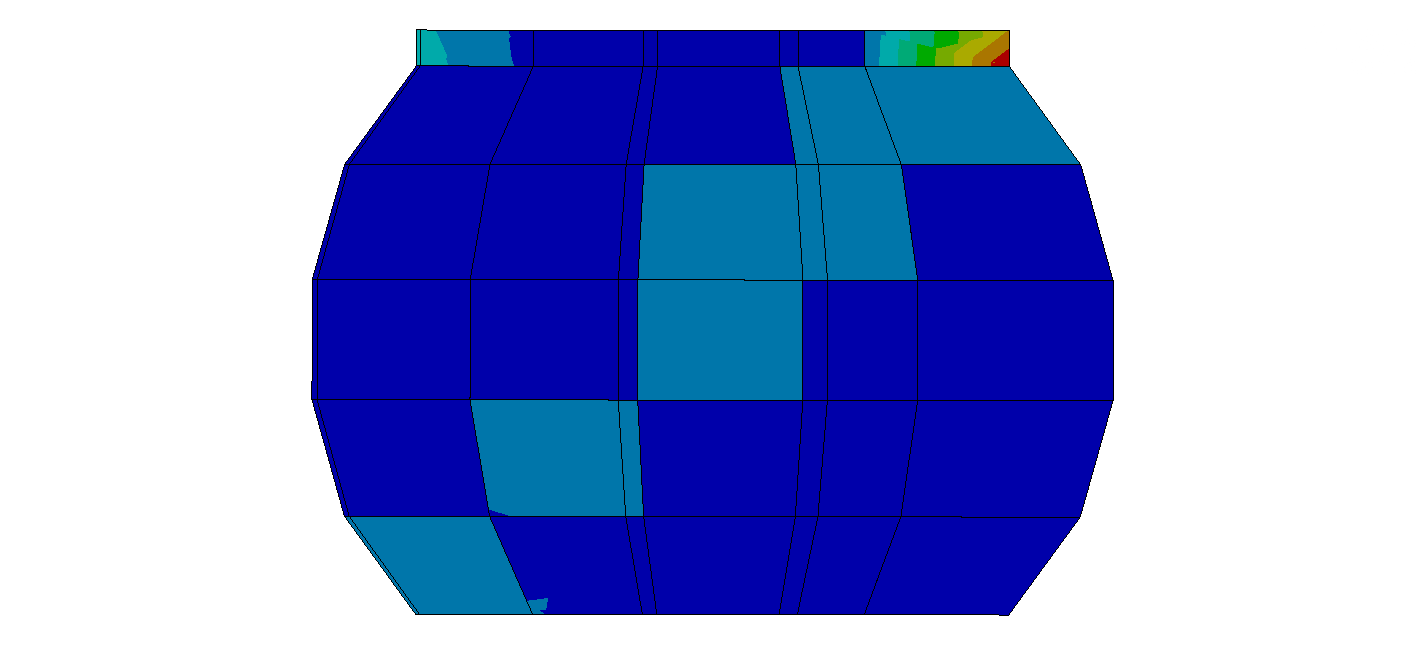
#> input picture only image/T-19,25 A0,290 YM20,00.png, 1425 x 645 px, found by its file name; its folder holds only this picture in this run
$ jupyter execute crop_image.ipynb
#> lines starting #> are read from the running program, lines starting #| are printed output that depends on the picture; after the words box and inside, x2 and y2 are one past the last pixel; in counts of white or black regions, pixels touching at a corner belong together
#> further down, image is the input picture: PIL image 1425x645 RGB; mean R, G, B 136.8, 151.3, 213
[cell 1]
import os
from PIL import Image
import numpy as np

def crop_and_pad(image, target_size=(850, 600), threshold=245):
#> called with target_size = (850, 600), threshold = 245
    image_np = np.array(image)

    # 找到非白区域的掩码
    mask = (image_np[:, :, 0] < threshold) | \
           (image_np[:, :, 1] < threshold) | \
           (image_np[:, :, 2] < threshold)
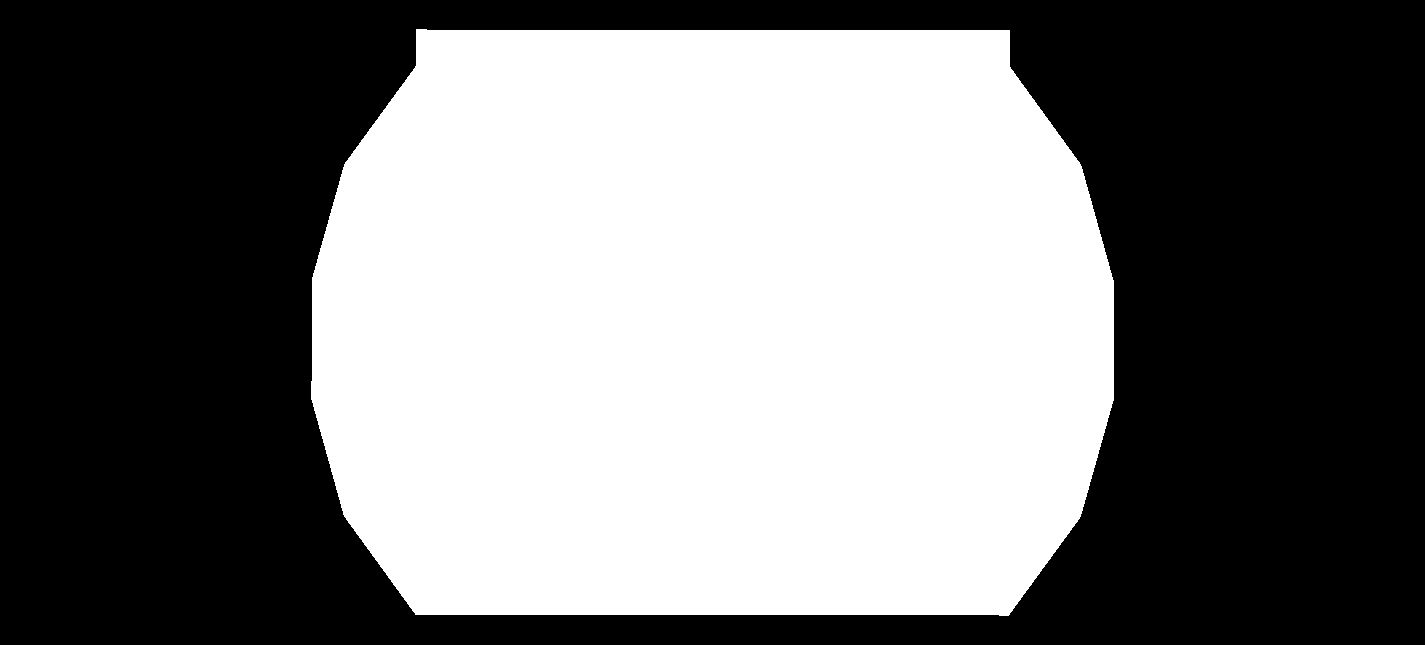
#> mask: shape (645, 1425) bool; 46.5% white; 1 white region, box (x1, y1, x2, y2) and area: (311, 29, 1114, 616) 427257

    coords = np.argwhere(mask)
#> coords = 427257 pairs, first value 29 to 615, second value 311 to 1113
    if coords.size == 0:
        # 整张图是白的，返回一张白图
        return Image.new("RGB", target_size, (255, 255, 255))

    y0, x0 = coords.min(axis=0)
#> y0 = 29; x0 = 311
    y1, x1 = coords.max(axis=0) + 1
#> y1 = 616; x1 = 1114
    cropped = image.crop((x0, y0, x1, y1))
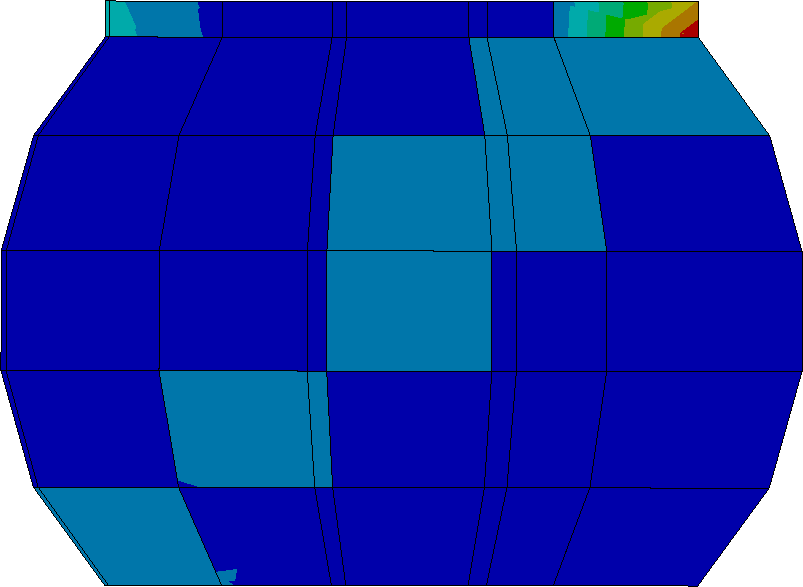
#> cropped: PIL image 803x587 RGB; mean R, G, B 24.6, 52.9, 173.2

    # 创建目标大小白底图
    target_w, target_h = target_size
    new_img = Image.new("RGB", (target_w, target_h), (255, 255, 255))
#> new_img: PIL image 850x600 RGB; every value is 255

    # 限制内容区域不超过目标尺寸
    cropped.thumbnail((target_w, target_h), Image.LANCZOS)

    # 计算中心位置并粘贴
    paste_x = (target_w - cropped.width) // 2
#> paste_x = 23
    paste_y = (target_h - cropped.height) // 2
#> paste_y = 6
    new_img.paste(cropped, (paste_x, paste_y))
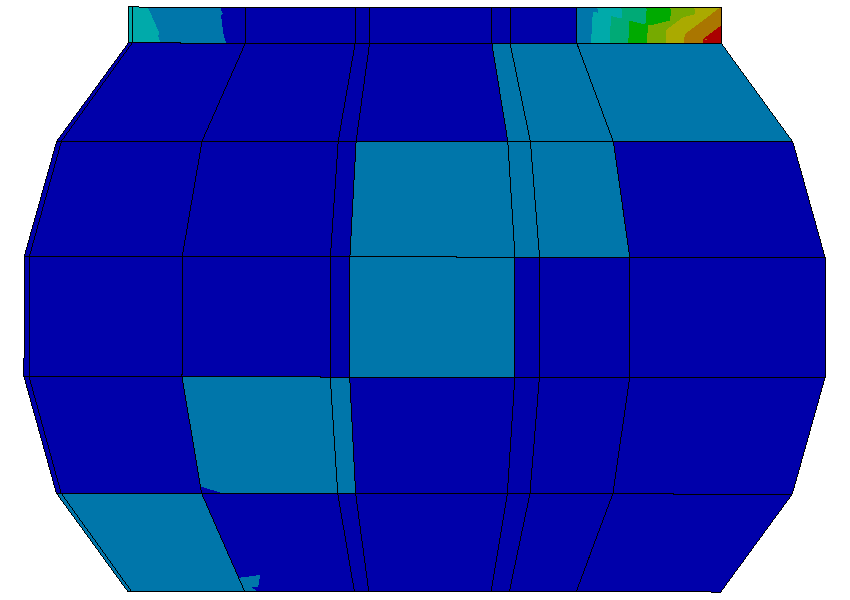
#> new_img: PIL image 850x600 RGB; mean R, G, B 42, 68.2, 179.4

    return new_img

# 路径设置
input_dir = r"C:\Users\Admin\Desktop\WHK ENDECODE\only image"
output_dir = r"C:\Users\Admin\Desktop\WHK ENDECODE\lable_images"
os.makedirs(output_dir, exist_ok=True)

for filename in os.listdir(input_dir):
    if filename.lower().endswith((".png", ".jpg", ".jpeg")):
        image_path = os.path.join(input_dir, filename)
        image = Image.open(image_path).convert("RGB")

        processed = crop_and_pad(image, target_size=(850, 600))

        save_path = os.path.join(output_dir, filename)
        processed.save(save_path)
        print(f"处理完成: {save_path}")

[cell 2]
image = Image.open(r"C:\Users\Admin\Desktop\WHK ENDECODE\lable_images\T-19,25 A0,200 YM20,00.png")
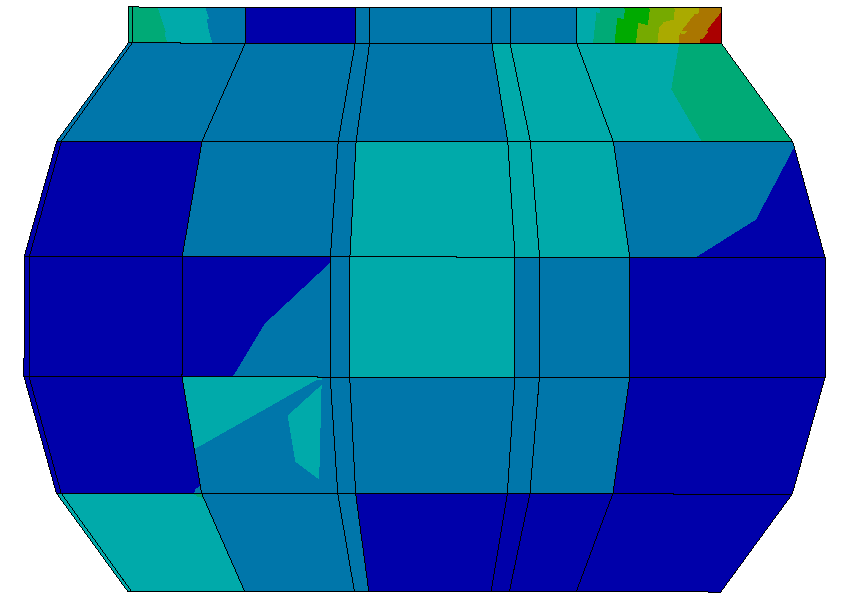
#> input picture lable_images/T-19,25 A0,200 YM20,00.png, 850 x 600 px, found by its file name
#> image is the input picture: PIL image 850x600 RGB; mean R, G, B 42.2, 112, 178.3
width, height = image.size
#> width = 850; height = 600
print(f"图像宽度: {width}, 高度: {height}")
#| 图像宽度: 850, 高度: 600
